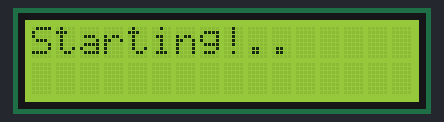
This sketch was run on a simulated Arduino Uno, built with avr-gcc and run on an emulated ATmega328P. Parts: 16×2 character LCD. Storage starts empty; random numbers use the default seed unless the sketch sets one; what the sketch prints to the serial monitor is not drawn.

Above: at 0.1 s.
At 0.7 s:
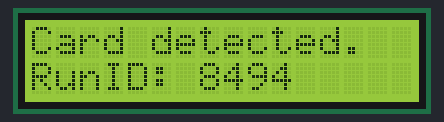
At 6.3 s:
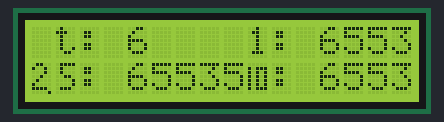
At 14.0 s:
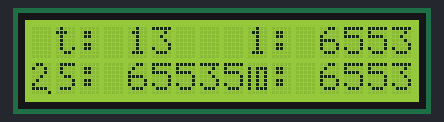
At 21.7 s:
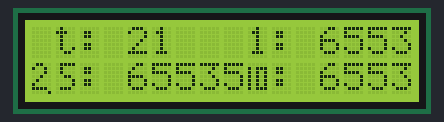
At 37.2 s:
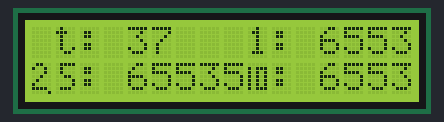

Measured:
- what the display in image 1 shows lasts 5.5 s, from 0.7 s to 6.2 s
- what the display in image 2 shows lasts 1.6 s, from 6.2 s to 7.8 s

The sketch:

Plantower.ino
```cpp
//*Pins:
 //*Plantower Pin 1 5V to 5V on Arduino
 //*Plantower Pin 2 GND to GND on Arduino
 //*Plantower Pin 3 SET to 3.3V on Arduino (if 0 V it will put the sensor in a low-power standby)
 //*Plantower Pin 4 RX to Digital Pin 4 on Arduino (which will act as the transmitting pin on the Arduino sending data to the sensor's recieving pin 4)
 //*Plantower Pin 5 TX to Digital Pin 3 on Arduino (which will act as the recieving pin on the Arduino taking data from the sensor's transmitting pin 5)
 //*Plantower Pin 6 RESET does not need to be connected, if set to 0V the sensor will reset
 //*Plantower Pin 7 & 8 Not Connected

 //*I2C LCD Screen is optional; code will work without it
 //*I2C LCD Screen Gnd to Arduino Gnd on Arduino
 //*I2C LCD Screen Vcc to 5V on Arduino
 //*I2C LCD Screen SDA to Pin A5 on Arduino
 //*I2C LCD Screen SCL to Pin A4 on Arduino

 //*SD Card Reader is optional; code will work without it
 //*SD Card Reader Gnd to Arduino Gnd on Arduino
 //*SD Card Reader Vcc to 5V on Arduino
 //*SD Card Reader MISO to Pin 12 on Arduino
 //*SD Card Reader MOSI to Pin 11 on Arduino
 //*SD Card Reader SCK (CLOCK) to Pin 13 on Arduino
 //*SD Card Reader CS to Pin 10 on Arduino (may change for different card readers)

 //*Plantower Reading Portion of Code altered from: Zuyang @ HUST, Date：March.25.2016
 //******************************

#include <SoftwareSerial.h>  //package allowing serial communication
#include <LiquidCrystal_I2C.h> //include LiquidCrystal_I2C library if lc display is attached
#include <SD.h>//needed for sd card reader communication

LiquidCrystal_I2C lcd(0x27,16,2);  // set the LCD address to 0x27 for a 16 chars and 2 line display, NOTE: Some I2C LCDs will need the address changed from 0x27 to 0x3F

//Define the length of the information beingretrieved from the sensor, this portion must change for different sensor models
//#define LENG 31   //0x42 + 31 bytes equal to 32 bytes, Use for Model 1003, 5003
#define LENG 23   //0x42 + 21 bytes equal to 24 bytes, Use for Model 3003
#define TIME_BETWEEN_READINGS 1000  //number of milliseconds between readings from the sensor (should be more than once a second)

const bool useplotter = false; //true if using arduino's built-in serial plotter, false otherwise. Use false is plotting with python
const int chipSelect = 10;//pin for chip select (CS) on microsd card reader (reader is optional)
unsigned char buf[LENG];  //Contains the information from the sensor

unsigned short PM01=-1;          //variable that will hold the PM1.0 value
unsigned short PM25=-1;         //variable that will hold the define PM2.5 value
unsigned short PM10=-1;         //variable that will hold the define PM10 value
unsigned short PMavg=-1;           //Average of all PM readings
bool useSD=true;       //goes false if there is an SD reader error

unsigned short i=0;  // just a counter
bool gotitright=false; //true if the buffer length was right, to account for different plantower models
String SD_String="";//where the string for the SD card data will be kept
static unsigned long lastReadingTime=0;  //variable to keep track of time (in ms) of last reading
//NOTE if the sensor never connects appropriately, then it will read -1 concentration

// Pin 3 will be the Arduino's RX (recieving pin) connected to the sensor's TX (Plantower Pin 5)
// Pin 4 will be the Arduino's TX (transmitting pin) connected to the sensor's RX (Plantower Pin 4)
SoftwareSerial PMSerial(3, 4);   //initialize the serial connection, 3 & 4 are the digital pin numbers used on the arduino

byte Char2p[8] = {//create a 2 with a point character
 0b01100,  0b10010,  0b00010,  0b00100,  0b01000,  0b10000,  0b11110,  0b00001};
byte Char5[8] = {//create a smaller 5 characer
  0b01111,  0b01000,  0b01000,  0b00110,  0b00001,  0b00001,  0b01110,  0b00000};
byte Char10[8] = {  //create a 10 character
  0b00000,  0b10111,  0b10101,  0b10101,  0b10101,  0b10101,  0b10111,  0b00000};

void setup()
{
  PMSerial.begin(9600);   //Serial communication with the sensor
  PMSerial.setTimeout(1500);    //Time to wait for sensor to respond (should sample each second, at most)
  Serial.begin(9600);  //Serial communication with a possible computer through the USB cable
  while (!Serial) {;} // wait for serial port to connect. Needed for native USB port only

  Serial.println("Starting LCD...");
  lcd.init();                      // initialize the lcd
  lcd.backlight();   //turn on the backlight
  lcd.setCursor(0,0);    //place the cursor
  lcd.print("Starting!..");  //let the user know it's starting
  delay(500);
  Serial.println("LCD Initialized...");

  if (!useplotter) {Serial.println("Initializing card."); }
  if (!SD.begin(chipSelect)) {if (!useplotter) {Serial.println("Card failed, or not present"); lcd.setCursor(0,0); lcd.print("Card NOT found.");}}//start talking to the SD card reader
  else {if (!useplotter) {Serial.println("Card initialized."); lcd.setCursor(0,0); lcd.print("Card detected.");}}

  File dataFile = SD.open("PM_Data.csv", FILE_WRITE); //Open a file named PM_Data.csv
  randomSeed(analogRead(0)+dataFile.size());//seed the random number generator with something a bit random...
  if (!useplotter) {Serial.print("File Size: ");Serial.println(dataFile.size());}
  SD_String="RunID: "+String(random(0,10))+String(random(0,10))+String(random(0,10))+String(random(0,10));
  if (!useplotter) {Serial.print("Run ID: ");Serial.println(SD_String);}

  lcd.setCursor(0,1);    //place the cursor
  lcd.print(SD_String);
  lcd.createChar(0, Char2p); // Sends the custom char to lcd
  lcd.createChar(1, Char5); // Sends the custom char to lcd
  lcd.createChar(2, Char10); // Sends the custom char to lcd

  if (dataFile) { //if the file opened correctly (SD reader attached)
    dataFile.println(SD_String);//print RunID in the file
    SD_String="t(s),PM1.0 (ug/m3),PM2.5 (ug/m3),PM10 (ug/m3)";   //header for csv file to be created on SD card
    dataFile.println(SD_String);//print the header in the file
    dataFile.close();//close the file
  }
  else {
    Serial.println("Error opening data file on SD card"); //alert user to error
    useSD=false;//stop trying to use the SD reader
  }
  delay(4000);//pause so user can get session ID
  if (!useplotter) {Serial.print("t(s)\t");Serial.print("PM1.0\t");Serial.print("PM2.5\t");Serial.print("PM10\t");Serial.println("PMavg");} //alert user to error
}

void loop()  //This is what the Arduino will do over and over, while it has power
{
  String SD_String = "";//data to be written to SD card
  if(PMSerial.find(0x42)){    //check if there is a serial connection to the sensor
    PMSerial.readBytes(buf,LENG);  //read the information from the sensor and put it in the variable buf
    if(buf[0] == 0x4d){  //first read value
      if(checkValue(buf,LENG)){//check if some data of some length was recieved from the sensor
        PM01=transmitPM01(buf); //count PM1.0 value of the air detector module
        PM25=transmitPM2_5(buf);//count PM2.5 value of the air detector module
        PM10=transmitPM10(buf); //count PM10 value of the air detector module
        PMavg=(PM01+PM25+PM10)/3; //find the average PM count
      }
    }
  }

  if (millis() - lastReadingTime >=TIME_BETWEEN_READINGS)   //Take a reading every TIME_BETWEEN_READINGS
    {
      if (useSD){ //SD reader still good
        SD_String = String(int(round(lastReadingTime/1000)))+","+String(PM01)+","+String(PM25)+","+String(PM10)+","; //data: time and the PM values
        File dataFile = SD.open("PM_Data.csv", FILE_WRITE); //open the file
        if (dataFile) {  //if it opened correctly...
          dataFile.println(SD_String);  //write the data to the file
          dataFile.close();   //close the file
        }
        else {
          Serial.println("Error opening data file on SD card"); //alert to possible error
        }
      }

      lastReadingTime = millis(); //update time of last reading

      if (!useplotter){Serial.print(int(round(lastReadingTime/1000)));Serial.print("\t");}
      Serial.print(PM01);Serial.print("\t");
      Serial.print(PM25);Serial.print("\t");
      Serial.print(PM10);Serial.print("\t");
      Serial.print(PMavg);Serial.println("");

      lcd.clear();   //clear the lcd
      lcd.setCursor(0,0);        //print to the lcd
      lcd.print(" t: "); //time
      lcd.print(int(round(lastReadingTime/1000)));

      lcd.setCursor(8,0);        //PM1.0
      lcd.print(" 1: ");
      lcd.print(PM01);

      lcd.setCursor(0,1);        //PM2.5
      lcd.print((char)0);  // 2. character
      lcd.print((char)1);  // 5 character
      lcd.print(": ");
      lcd.print(PM25);

      lcd.setCursor(9,1);
      lcd.print((char)2);  //10 character
      lcd.print(": ");
      lcd.print(PM10);
    }

}
char checkValue(unsigned char *thebuf, char leng)
{
  char receiveflag=0;
  int receiveSum=0;

  for(int i=0; i<(leng-2); i++){
    receiveSum=receiveSum+thebuf[i];
  }
  receiveSum=receiveSum + 0x42;

  if(receiveSum == ((thebuf[leng-2]<<8)+thebuf[leng-1]))  //check the serial data
  {
    receiveSum = 0;
    receiveflag = 1;
  }
  return receiveflag;
}

int transmitPM01(unsigned char *thebuf)
{
  int PM01Val;
  PM01Val=((thebuf[3]<<8) + thebuf[4]); //count PM1.0 value of the air detector module
  return PM01Val;
}

//transmit PM Value to PC
int transmitPM2_5(unsigned char *thebuf)
{
  int PM2_5Val;
  PM2_5Val=((thebuf[5]<<8) + thebuf[6]);//count PM2.5 value of the air detector module
  return PM2_5Val;
  }

//transmit PM Value to PC
int transmitPM10(unsigned char *thebuf)
{
  int PM10Val;
  PM10Val=((thebuf[7]<<8) + thebuf[8]); //count PM10 value of the air detector module
  return PM10Val;
}
```
